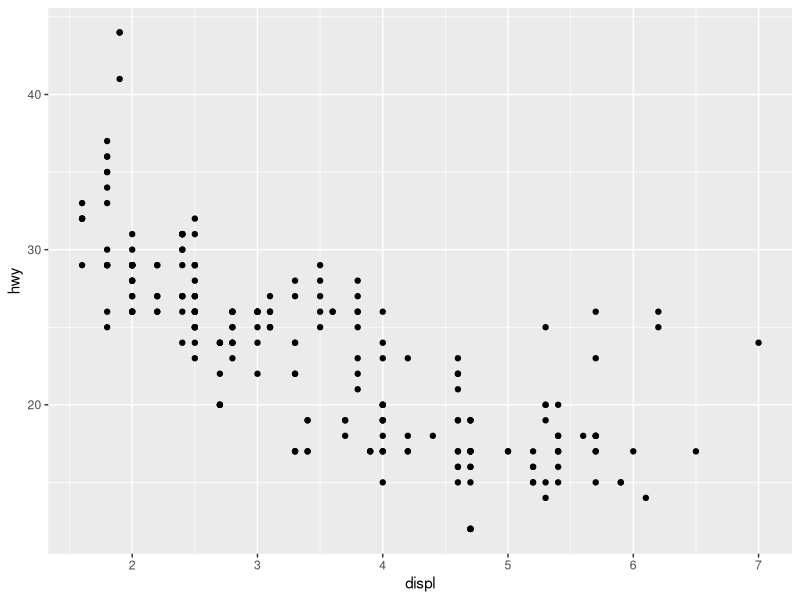
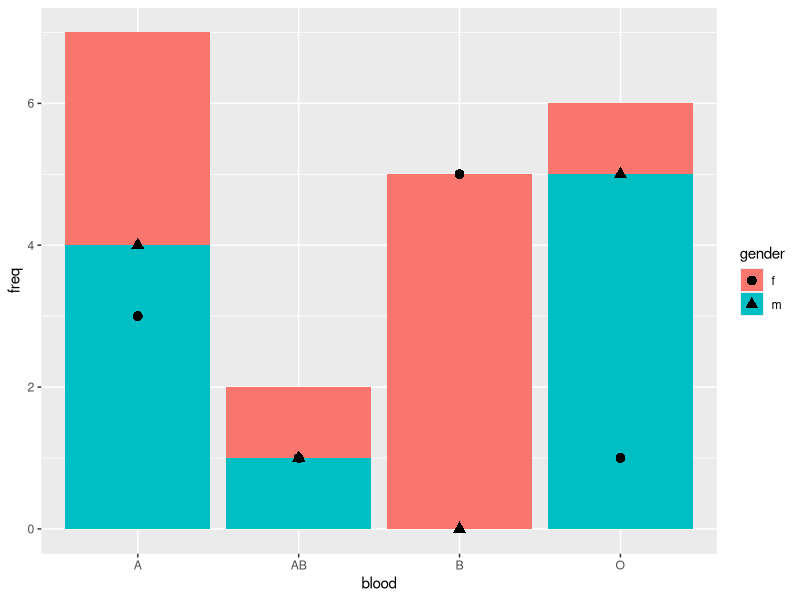
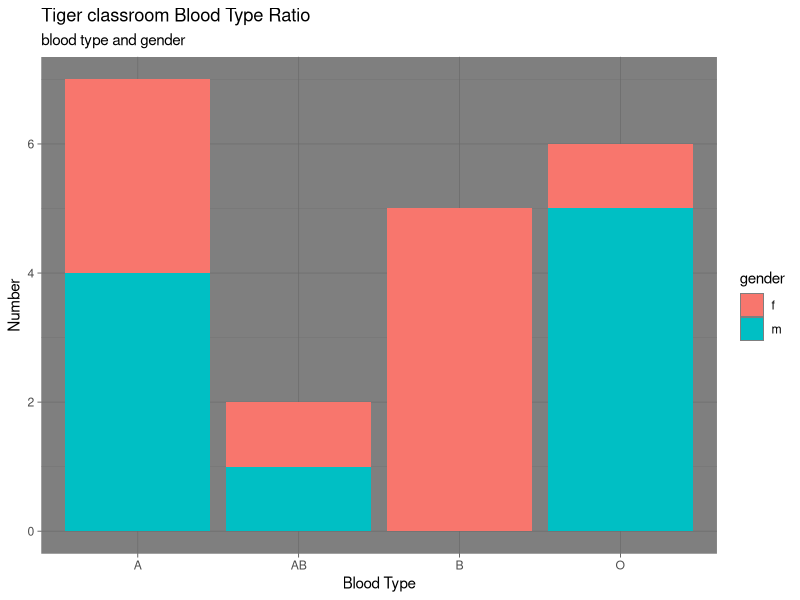
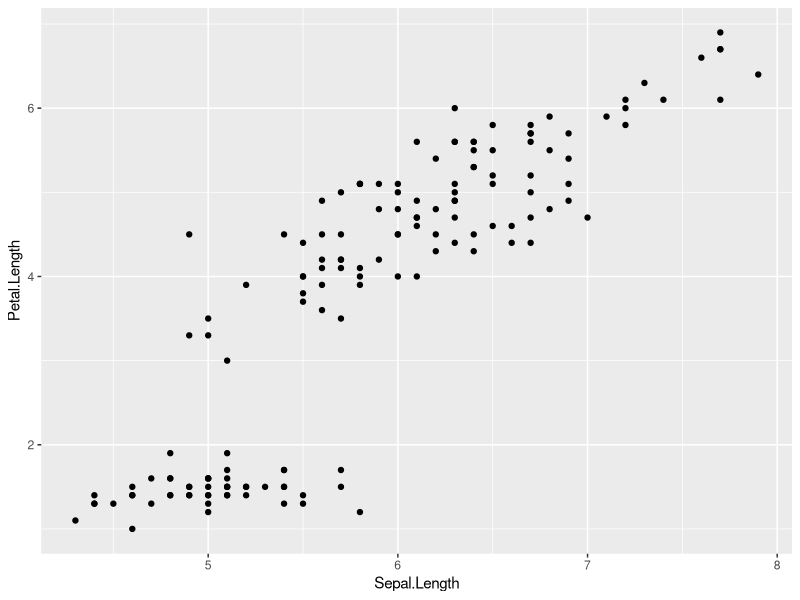
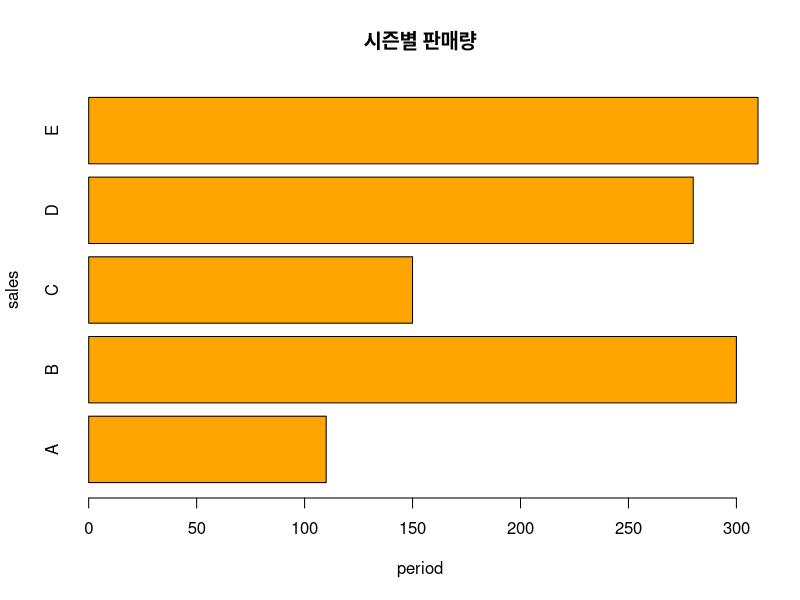
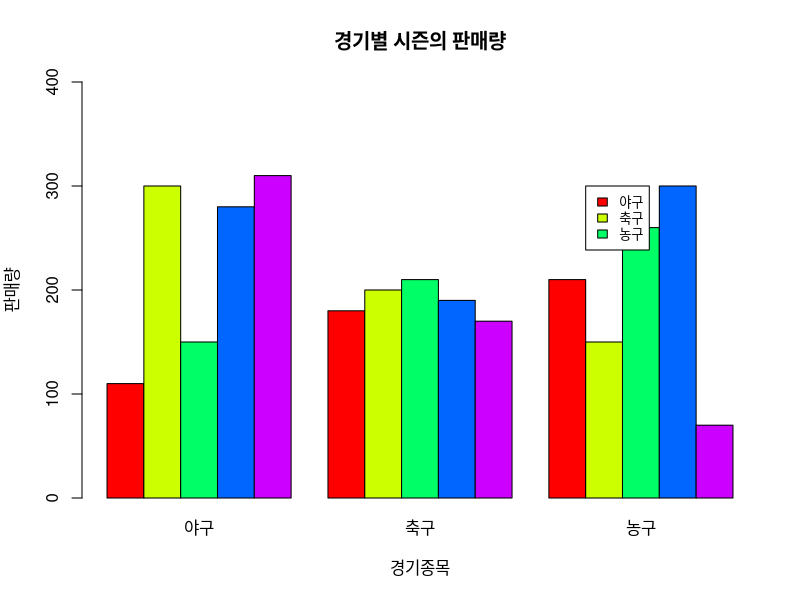
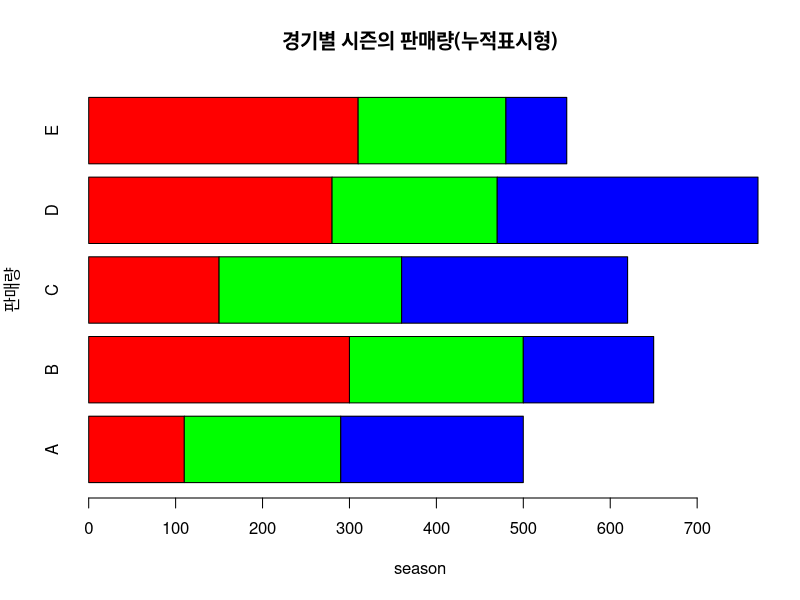
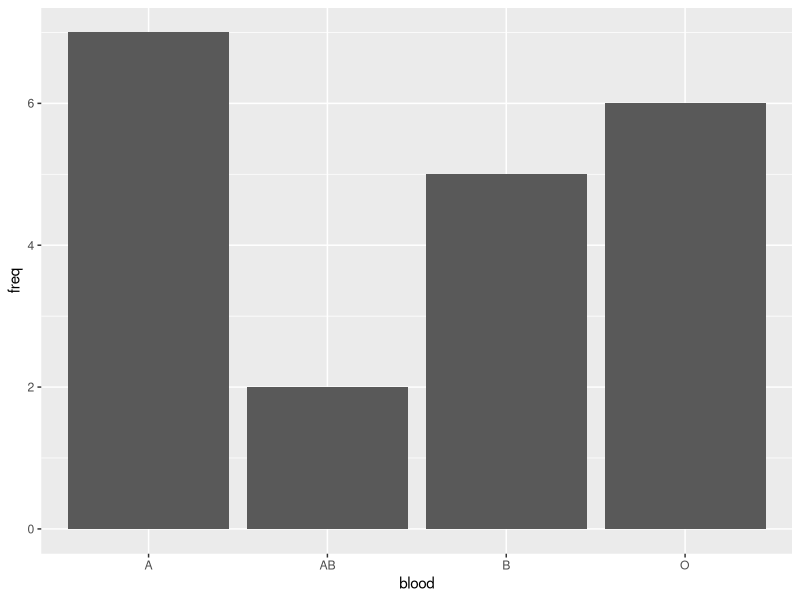

Generate these figures, in order, with R:
# package설치
install.packages("ggplot2")

# 패키지 로딩
library(ggplot2)

# 그래프를 그릴 공간 설정 : ggplot()
# ggplot(data,aes()) 
?ggplot
# data : 그래프로 사용할 데이터 프레임
# aes() : 시각화할 데이터의 항목, 요소(옵션)
ggplot2:: mpg
# :: => 소유 연산자
# ggplot2에 소유되어 있는 mpg를 가져온다
str(mpg)
mpg=as.data.frame(mpg)
str(mpg)
?mpg
View(mpg)

ggplot(data=mpg)+ geom_point(aes(x=displ,y=hwy))

classDf = data.frame( gender = c("m","f","m","f","m","f","m","f"), blood = c("A","A","AB","AB","B","B","O","O"), freq=c(4,3,1,1,0,5,5,1))
classDf
ggplot(classDf,aes(x=blood,y=freq))+geom_col(aes(fill=gender)) + geom_point(aes(shape=gender),
size=3)

ggplot(classDf,aes(x=blood,y=freq))+
  geom_col(aes(fill=gender))+
  ggtitle("Tiger classroom Blood Type Ratio",
          subtitle = "blood type and gender") +
  labs(x="Blood Type", y = "Number", fill="gender") ->x

x + theme_dark()

# qplot (x축 데이터, y축 데이터, 옵션)
qplot(Sepal.Length,Petal.Length,data=iris)

# 시즌별 티켓 판매량 분석
# 시즌 ("A","B","C","D","E")
abc = c(110,300,150,280,310)
barplot(abc,main="시즌별 판매량",xlab="period",
        ylab="sales",names.arg=c("A","B","C","D","E"),horiz=T,col="orange")

# 스포츠 경기별 판매량 분석
baseball = c(110,300,150,280,310)
soccer = c(180,200,210,190,170)
basketball = c(210,150,260,300,70)

data = matrix(c(baseball,soccer,basketball),5,3)
data

barplot(data,main="경기별 시즌의 판매량",xlab="경기종목",ylab="판매량", names.arg = c("야구","축구","농구"),col=rainbow(5),ylim=c(0,400),beside=T)

legend(14,300,c("야구","축구","농구"),cex=0.8,fill=rainbow(5))

# t()
barplot(t(data),main = "경기별 시즌의 판매량(누적표시형)",xlab="season",ylab="판매량",names.arg = c("A","B","C","D","E"),col=rainbow(3),horiz=T)
legend(4.5,1000,c("야구","축구","농구"),cex=0.8,fill=rainbow(5))

classDf = data.frame( gender = c("m","f","m","f","m","f","m","f"), blood = c("A","A","AB","AB","B","B","O","O"), freq=c(4,3,1,1,0,5,5,1))
classDf

class1=data.frame(blood=c("A","A","AB","AB","B","B","O","O"), freq=c(4,3,1,1,0,5,5,1))
ggplot(class1,aes(x=blood,y=freq)) + geom_col()
blood.Type = c("A","B","A","O","A","AB","B","A","O","O","B","AB","AB","O","A","B","B","O","AB","O")
class(blood.Type)
str(blood.Type)
table(blood.Type)
blood.Type=as.data.frame(blood.Type)
blood.Type
ggplot(blood.Type,aes(x=blood.Type))+geom_bar()

